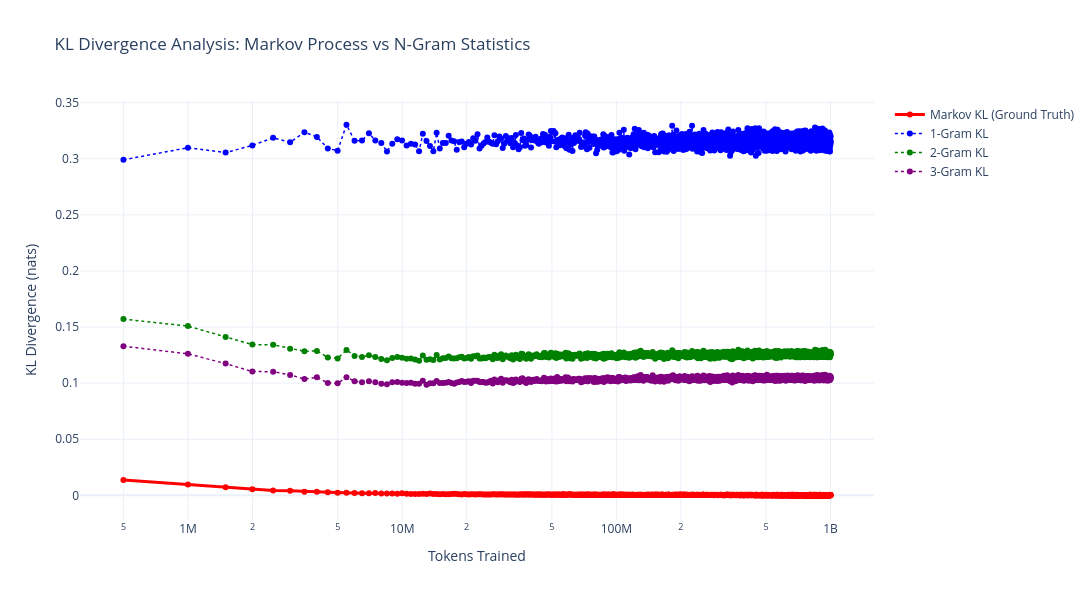

Here is the notebook cell this chart was saved with:
### Code cell
fig1 = go.Figure()

# Trace 1: Markov KL (from your manual calculation)
fig1.add_trace(go.Scatter(
    x=df_results['tokens'],
    y=df_results['kl_markov'],
    mode='lines+markers',
    name='Markov KL (Ground Truth)',
    line=dict(color='red', width=3),
    marker=dict(size=6)
))

# Trace 2: N-Gram 1 KL (from logs)
if 'kl_div_ngram_1' in df_logs.columns:
    fig1.add_trace(go.Scatter(
        x=df_logs['step'],
        y=df_logs['kl_div_ngram_1'],
        mode='lines+markers',
        name='1-Gram KL',
        line=dict(color='blue', width=1.5, dash='dot')
    ))

# Trace 3: N-Gram 2 KL (from logs)
if 'kl_div_ngram_2' in df_logs.columns:
    fig1.add_trace(go.Scatter(
        x=df_logs['step'],
        y=df_logs['kl_div_ngram_2'],
        mode='lines+markers',
        name='2-Gram KL',
        line=dict(color='green', width=1.5, dash='dot')
    ))

# Trace 4: N-Gram 3 KL (from logs)
if 'kl_div_ngram_3' in df_logs.columns:
    fig1.add_trace(go.Scatter(
        x=df_logs['step'],
        y=df_logs['kl_div_ngram_3'],
        mode='lines+markers',
        name='3-Gram KL',
        line=dict(color='purple', width=1.5, dash='dot')
    ))

fig1.update_layout(
    title='KL Divergence Analysis: Markov Process vs N-Gram Statistics',
    xaxis_title='Tokens Trained',
    yaxis_title='KL Divergence (nats)',
    xaxis_type='log',
    template='plotly_white',
    hovermode='x unified',
    width=1200,
    height=600
)

fig1.show()

### Figure 1 — Plotly figure (JSON) as saved in the notebook; plotly's stock layout.template omitted (floating-point values rounded to 4 significant figures; data arrays with more than 128 entries replaced by an {"elided": "..."} marker saying what was removed)
{"data": [{"line": {"color": "red", "width": 3}, "marker": {"size": 6}, "mode": "lines+markers", "name": "Markov KL (Ground Truth)", "type": "scatter", "x": {"elided": "2004 int values"}, "y": {"elided": "2004 float values"}}, {"line": {"color": "blue", "dash": "dot", "width": 1.5}, "mode": "lines+markers", "name": "1-Gram KL", "type": "scatter", "x": {"elided": "2004 int values"}, "y": {"elided": "2004 float values"}}, {"line": {"color": "green", "dash": "dot", "width": 1.5}, "mode": "lines+markers", "name": "2-Gram KL", "type": "scatter", "x": {"elided": "2004 int values"}, "y": {"elided": "2004 float values"}}, {"line": {"color": "purple", "dash": "dot", "width": 1.5}, "mode": "lines+markers", "name": "3-Gram KL", "type": "scatter", "x": {"elided": "2004 int values"}, "y": {"elided": "2004 float values"}}], "layout": {"height": 600, "hovermode": "x unified", "title": {"text": "KL Divergence Analysis: Markov Process vs N-Gram Statistics"}, "width": 1200, "xaxis": {"title": {"text": "Tokens Trained"}, "type": "log"}, "yaxis": {"title": {"text": "KL Divergence (nats)"}}}}
